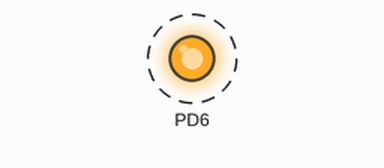
A program run on a simulated ATmega88, built with avr-gcc and emulated at 16 MHz. Parts: output pins drawn as LEDs (lit = HIGH). Dashed ring = blinking.

Above: at 0.2 s.
Timing chart, 0 to 3.0 s (numbered marks = the images above):
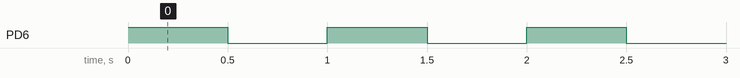

Measured:
- by itself, PD6: alternates HIGH for 0.50 s and LOW for 0.50 s

The program:

main.c
```c
// Blink Version 2
#include <avr/io.h>
#define F_CPU 16000000UL  // 16 MHz  CPU Clock Frequency
#include <util/delay.h>  // Include the built in Delay Function
#define sbi(var, mask)   ((var) |= (uint8_t)(1 << mask)) //set bit in I/O register
#define cbi(var, mask)   ((var) &= (uint8_t)~(1 << mask)) //clear bit in I/O register
int main (void)
{
	//1 = output, 0 = input
	DDRD = 0b01000000; // Set Pin 6 as Output
	while(1)
	{
		sbi(PORTD, 6); // Set pin 6 on PORTD
		_delay_ms(500); // Delay 500 ms
		cbi(PORTD, 6); // Clear pin 6 on PORTD
		_delay_ms(500); // Delay 500 ms
	}
	return(0);
}
```
